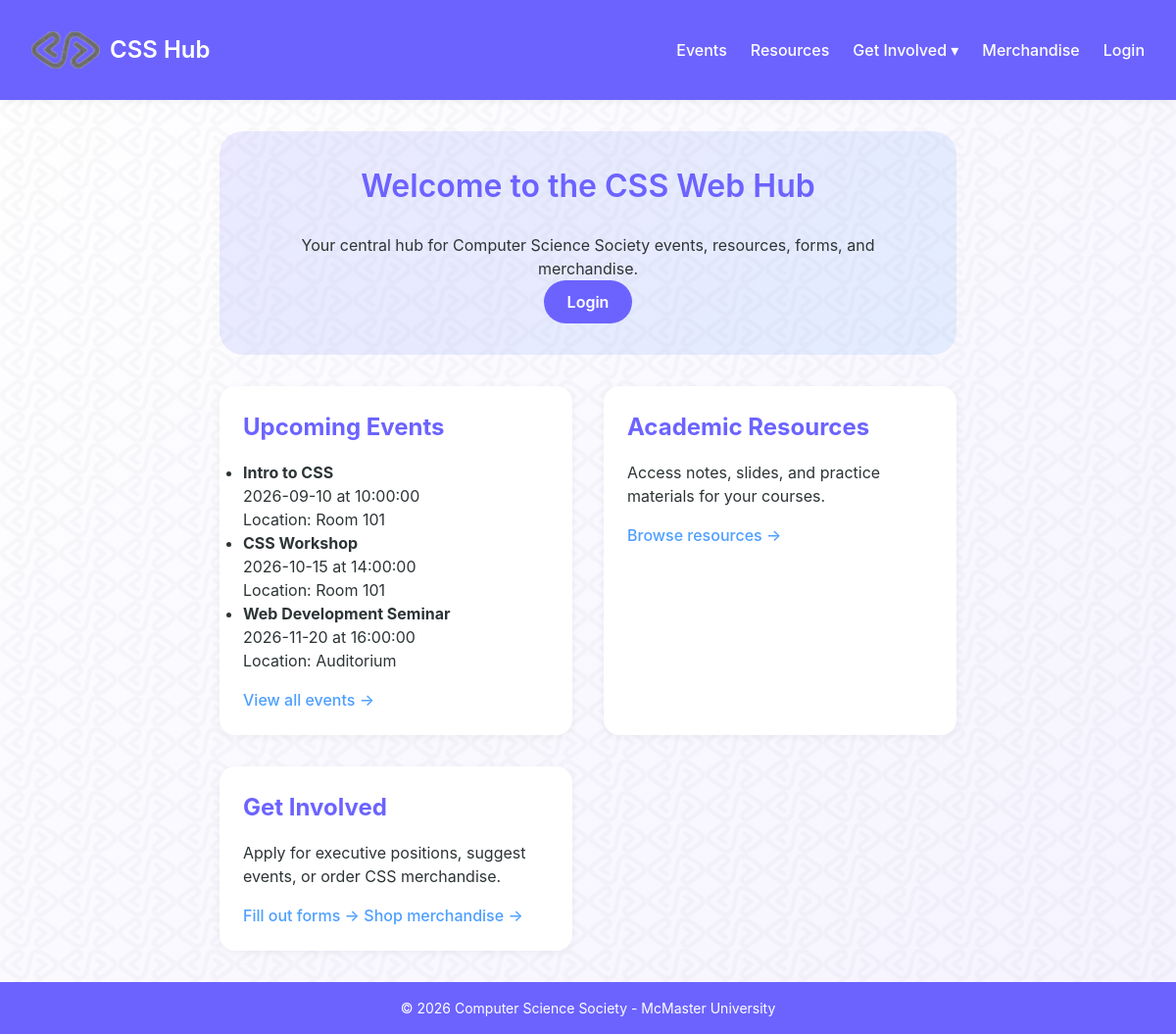
The app's page /css_hub/public/index.php with its own data.
### tables this page shows
CREATE TABLE
  `events` (
    `event_id` int (11) NOT NULL AUTO_INCREMENT,
    `event_title` varchar(100) NOT NULL,
    `event_description` text NOT NULL,
    `event_date` date NOT NULL,
    `event_time` time NOT NULL,
    `location` varchar(100) NOT NULL,
    `stream_link` varchar(255) DEFAULT NULL,
    PRIMARY KEY (`event_id`)
  );

### css_hub/public/index.php (the view, shortened to what this page needs)
<?php
require_once '../includes/db.php';
require_once '../includes/header.php';
$upcomingEvents = [];
try {
    $stmt = $pdo->prepare("
        SELECT event_title, event_date, event_time, location
        FROM events
        WHERE event_date >= CURDATE()
        ORDER BY event_date ASC
        LIMIT 3
    ");
    $stmt->execute();
    $upcomingEvents = $stmt->fetchAll(PDO::FETCH_ASSOC);
} catch (PDOException $e) {
    $upcomingEvents = [];
}
?>
<div class="home-hero">
    <h1>Welcome to the CSS Web Hub</h1>
    <p>Your central hub for Computer Science Society events, resources, forms, and merchandise.</p>
    <?php if (isset($_SESSION['email'])): ?>
        <p class="logged-in-msg">Hello, <?= htmlspecialchars($_SESSION['first_name'] ?? 'Student') ?>! <a href="dash.php">Go to Dashboard</a></p>
    <?php else: ?>
        <p><a href="login.php" class="btn-primary">Login</a></p>
    <?php endif; ?>
</div>
<div class="home-grid">
    <div class="home-card">
        <h2>Upcoming Events</h2>
        <?php if (count($upcomingEvents) > 0): ?>
            <ul>
                <?php foreach ($upcomingEvents as $event): ?>
                    <li>
                        <strong><?= htmlspecialchars($event['event_title']) ?></strong><br>
                        <?= htmlspecialchars($event['event_date']) ?> at <?= htmlspecialchars($event['event_time']) ?><br>
                        Location: <?= htmlspecialchars($event['location']) ?>
                    </li>
                <?php endforeach; ?>
            </ul>
        <?php else: ?>
            <p>No upcoming events at the moment. Check back later!</p>
        <?php endif; ?>
        <a href="events.php" class="home-link">View all events →</a>
    </div>
    <div class="home-card">
        <h2>Academic Resources</h2>
        <p>Access notes, slides, and practice materials for your courses.</p>
        <a href="resources.php" class="home-link">Browse resources →</a>
    </div>
    <div class="home-card">
        <h2>Get Involved</h2>
        <p>Apply for executive positions, suggest events, or order CSS merchandise.</p>
        <a href="forms.php" class="home-link">Fill out forms →</a>
        <a href="merch-order.php" class="home-link">Shop merchandise →</a>
    </div>
</div>
<?php require_once '../includes/footer.php'; ?>

### css_hub/css/style.css (style rules this page uses)
:root { --purple: #6c63ff; --blue: #4d9fff; --white: #ffffff; --light-gray: #f8f9fa; --dark-gray: #2d3436; }
* { margin: 0; padding: 0; box-sizing: border-box; }
body { font-family: 'Inter', -apple-system, BlinkMacSystemFont, 'Segoe UI', Roboto, sans-serif; background: var(--light-gray); color: var(--dark-gray); line-height: 1.5; display: flex; flex-direction: column; min-height: 100vh; position: relative; background: linear-gradient(135deg, #ffffff 0%, #f5f3ff 100% ); }
body::before { content: ""; position: fixed; inset: 0; background-image: url('/css_hub/css_hub/images/pattern.png'); background-repeat: repeat; background-size: 60px; opacity: 0.04; pointer-events: none; z-index: -1; }
h1 { font-size: 32px; font-weight: 600; margin-bottom: 24px; color: var(--purple); }
.home-hero { text-align: center; margin-bottom: 32px; padding: 32px; background: linear-gradient(135deg, #6c63ff20, #4d9fff20); border-radius: 24px; }
.btn-primary { display: inline-block; background: var(--purple); color: white; padding: 10px 24px; border-radius: 40px; text-decoration: none; font-weight: 600; }
.home-grid { display: grid; grid-template-columns: repeat(auto-fit, minmax(260px, 1fr)); gap: 32px; margin-top: 16px; }
.home-card { background: white; padding: 24px; border-radius: 16px; box-shadow: 0 2px 8px rgba(0, 0, 0, 0.05); }
.home-card h2 { margin-bottom: 16px; color: var(--purple); }
.home-link { display: inline-block; margin-top: 16px; color: var(--blue); text-decoration: none; font-weight: 500; }

### records on screen
events: event_title "Intro to CSS", event_date "2026-09-10", event_time "10:00:00", location "Room 101"
events: event_title "CSS Workshop", event_date "2026-10-15", event_time "14:00:00", location "Room 101"
events: event_title "Web Development Seminar", event_date "2026-11-20", event_time "16:00:00", location "Auditorium"
